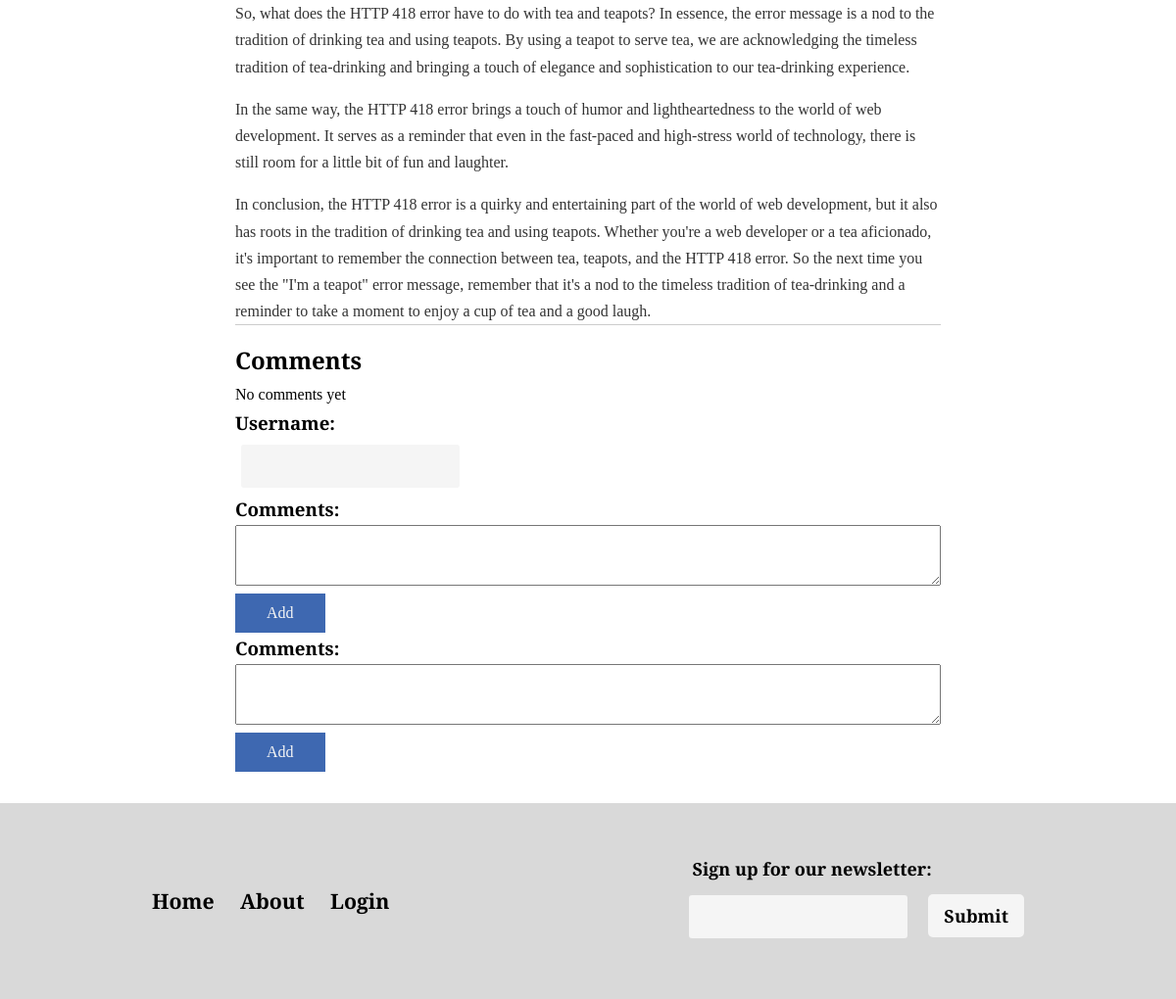
Page /http.php (lower part) on the earlier database version.
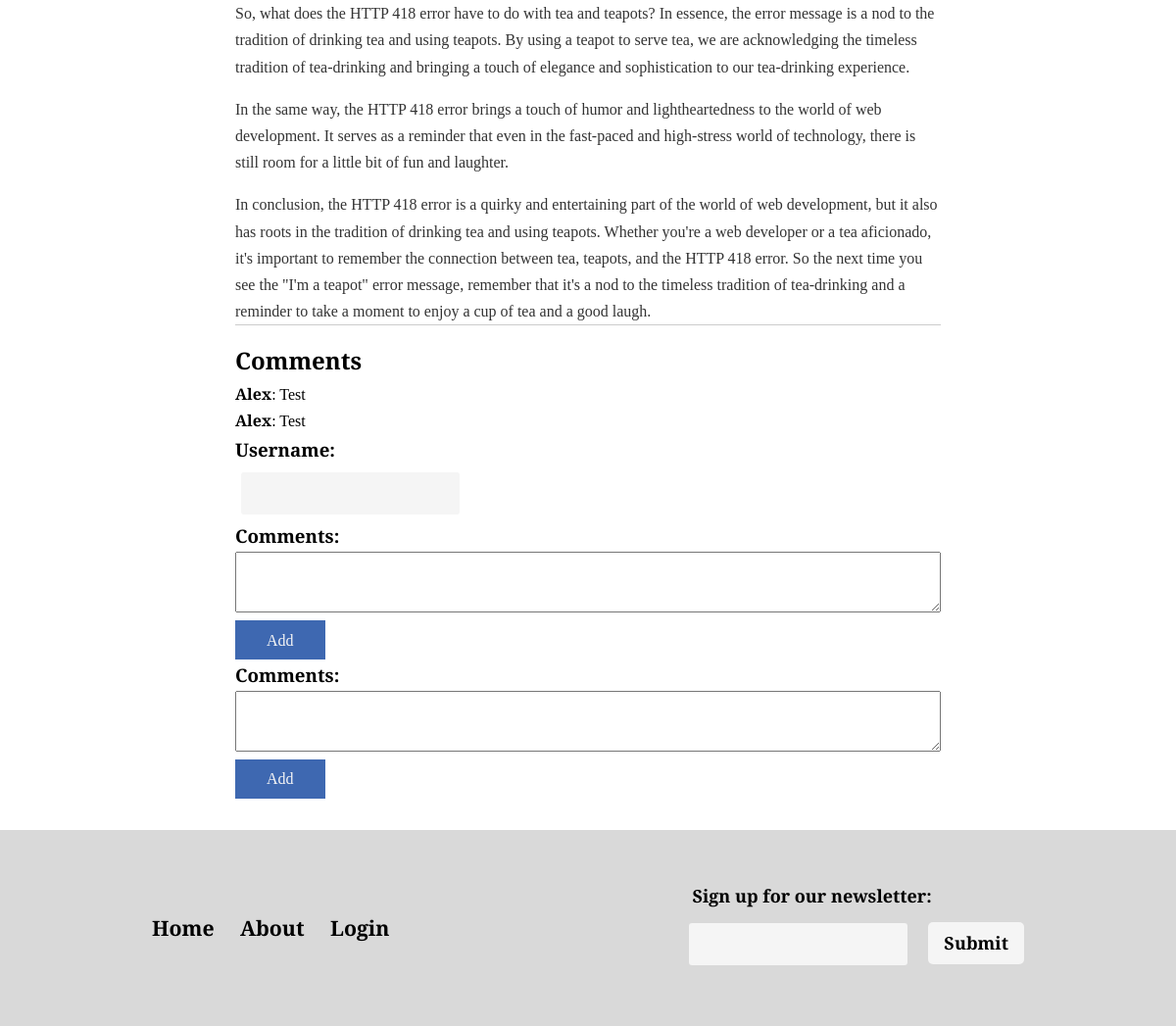
Same page on the later database version.
### tables this page shows
CREATE TABLE `commentdb` (
  `message` varchar(255) NOT NULL,
  `user` varchar(15) NOT NULL,
  `date` datetime NOT NULL DEFAULT CURRENT_TIMESTAMP,
  `commentID` int NOT NULL,
  `page_id` int NOT NULL
);

### comments.php (the view, shortened to what this page needs)
<?php
$page_id = $_SESSION['page_id'];
$servername = "localhost";
$username = "root";
$password = "";
$dbname = "teaspot";
$conn = new mysqli($servername, $username, $password, $dbname);
$sql = "SELECT * FROM commentdb WHERE page_id = $page_id";
$result = $conn->query($sql);
if ($result->num_rows > 0) {
    while ($row = $result->fetch_assoc()) {
        echo '<div class="comment">';
        echo '<p><strong>' . $row['user'] . '</strong>: ' . $row['message'] . '</p>';
        echo '</div>';
    }
} else {
    echo '<p>No comments yet</p>';
}
?>

### http.php (shortened to what this page needs)
<!DOCTYPE html>
<html>
<head>
    <link rel="stylesheet" href="css/style.css">
</head>
<body>
    <section class="whole-article">
        <section class="article-info">
            <p class="article-p">
                So, what does the HTTP 418 error have to do with tea and teapots? In essence, the error message is a nod
                to the tradition of drinking tea and using teapots. By using a teapot to serve tea, we are acknowledging
                the timeless tradition of tea-drinking and bringing a touch of elegance and sophistication to our
                tea-drinking experience.
            </p>
            <p class="article-p">
                In the same way, the HTTP 418 error brings a touch of humor and lightheartedness to the world of web
                development. It serves as a reminder that even in the fast-paced and high-stress world of technology,
                there is still room for a little bit of fun and laughter.
            </p>
            <p class="article-p last-p">
                In conclusion, the HTTP 418 error is a quirky and entertaining part of the world of web development, but
                it also has roots in the tradition of drinking tea and using teapots. Whether you're a web developer or
                a tea aficionado, it's important to remember the connection between tea, teapots, and the HTTP 418
                error. So the next time you see the "I'm a teapot" error message, remember that it's a nod to the
                timeless tradition of tea-drinking and a reminder to take a moment to enjoy a cup of tea and a good
                laugh.
            </p>
            <div class="comments-section">
                <h2>Comments</h2>
                <?php
                include 'comments.php';
                ?>
            </div>
            <section class="comment-section">
                <form action="" method="POST" class="form-comment">
                    <ul>
                        <h3>Username:</h3>
                        <input type="text" id="user" name="user" required />
                    </ul>
                    <ul>
                        <h3>Comments:</h3>
                        <div>
                            <textarea name="message" id="message" style=""></textarea>
                        </div>
                        <input type="submit" value="Add" name = "http_post_comment">
                </form>
            </section>
            <section class="comment-section">
                <h3>Comments:</h3>
                <form action="" method="" class="form-comment">
                    <div>
                        <textarea name="comments" id="comments" style=""></textarea>
                    </div>
                    <input type="submit" value="Add">
                </form>
            </section>
        </section>
    </section>
    <footer>
        <section class="f-links">
            <a href="index.html" class="f-link">Home</a>
            <a href="about.html" class="f-link">About</a>
            <a href="login.html" class="f-link">Login</a>
        </section>
        <form>
            <p><label for="newsletter" class="newsletter">Sign up for our newsletter:</label></p>
            <input type="text" id="newsletter" name="" />
            <button data-filter="" class="btn">Submit</button>
        </form>
    </footer>
</body>
</html>

### css/style.css (style rules this page uses)
* { -webkit-box-sizing: border-box; -moz-box-sizing: border-box; box-sizing: border-box; -webkit-font-smoothing: antialiased; -moz-osx-font-smoothing: grayscale; text-rendering: optimizeLegibility; line-height: 1.7; margin: 0; padding: 0; font-family: 'Merriweather', serif; }
:root { --blog-primary-color: #D9D9D9; --blog-secondary-color: whitesmoke; --blog-third-color: #333; --blog-primary-text-color: #000000; --blog-secondary-text-color: #fff; --blog-primary-padding: 2em; --blog-primary-margin: 2rem; --blog-section-padding: 1em; }
button { border: none; margin: 0; }
ul { list-style-type: none; }
button.btn, button.sort { background-color: var(--blog-secondary-color); color: var(--blog-primary-text-color); font-size: 18px; text-align: left; border-radius: 5px; font-weight: bold; padding: 0.4rem 1rem 0.4rem 1rem; margin: 0.7rem; transition: background-color 300ms ease-in-out; }
section.whole-article { margin: 2rem auto; width: 60%; }
p.last-p { border-bottom: 1px solid #ccc; }
textarea { width: 100%; font-size: 1.1rem; }
label { font-size: 18px; margin-left: 10px; font-weight: 700; }
input[type="text"] { border: none; background-color: var(--blog-secondary-color); padding: 0.4rem 0 0.4rem 0; border-radius: 3px; font-size: 18px; margin: 0.4rem; }
input[type="submit"] { background-color: #3E68B1; color: var(--blog-secondary-color); border: none; margin: 0; padding: 0.4rem 2rem 0.4rem 2rem; font-size: 16px; }
footer { background-color: var(--blog-primary-color); min-height: 200px; display: flex; justify-content: space-around; align-items: center; }
footer a.f-link { font-size: 1.33rem; color: var(--blog-primary-text-color); font-weight: 700; margin: 0.7rem; text-decoration: none; }
p.article-p { color: #333; line-height: 1.7; margin-bottom: 1rem; margin-top: 1rem; }

Differences in the rows shown:
added commentdb: user "Alex", message "Test"
added commentdb: user "Alex", message "Test"
Other differences:
text no longer shown: "No comments yet"
